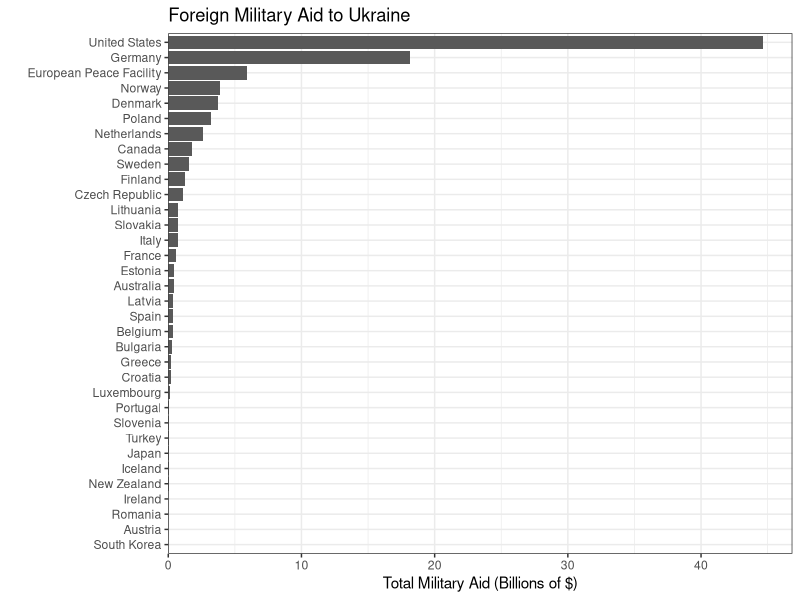

Reproduce this figure in R.
## ---- chunk 1
#| label: setup
#| include: false

library(tidyverse)
library(here)
library(cowplot)

plotSave <- function(name, chart) {
    ggsave(filename = here('plots', paste0({{ name }}, '.jpeg')),
        plot   = {{ chart }},
        width  = 11,
        height = 6)
}

## ---- chunk 2

aid <- read.csv(here('data_raw','World Wide Aid.csv'))

aid1 <- aid %>% 
    filter(Type.of.Aid.General == "Military") %>% 
    select(Countries, Original.Currency,Type.of.Aid.General, Monetary.Value.as.Given.by.Source, Total, Converted.Value.in.EUR, Total.monetary.value.delivered.in.EUR, Total_in_USD) %>% 
    filter(Total != "") %>% 
    filter(Total != ".") %>% 
    group_by(Countries) %>% 
    mutate(Total_in_USD = as.double(Total_in_USD)) %>% 
    mutate(Total_by_Country = sum(Total_in_USD)) %>% 
    ungroup()
head(aid1)

aid2 <- aid1 %>% 
    select(Countries, Total_by_Country) %>% 
    slice(1, 13, 14,28,31,56,63,91,103,113,125,131,145,149,150,157,161,165,170,189,196,206,213,221,227,237,240,242,254,258,271,284,299,307)
head(aid2)

aid2_plot <- aid2 %>% 
    mutate(Total_by_Country = Total_by_Country / 10^9) %>% 
    mutate(Countries = fct_reorder(Countries, Total_by_Country)) %>% 
    ggplot()+
    geom_col(aes(x = Total_by_Country, y = Countries)) +
    labs(x = "Total Military Aid (Billions of $)", y = "", title = "Foreign Military Aid to Ukraine")+
    theme_bw()+
    scale_x_continuous(expand = expansion(mult = c(0, 0.05)))
aid2_plot

